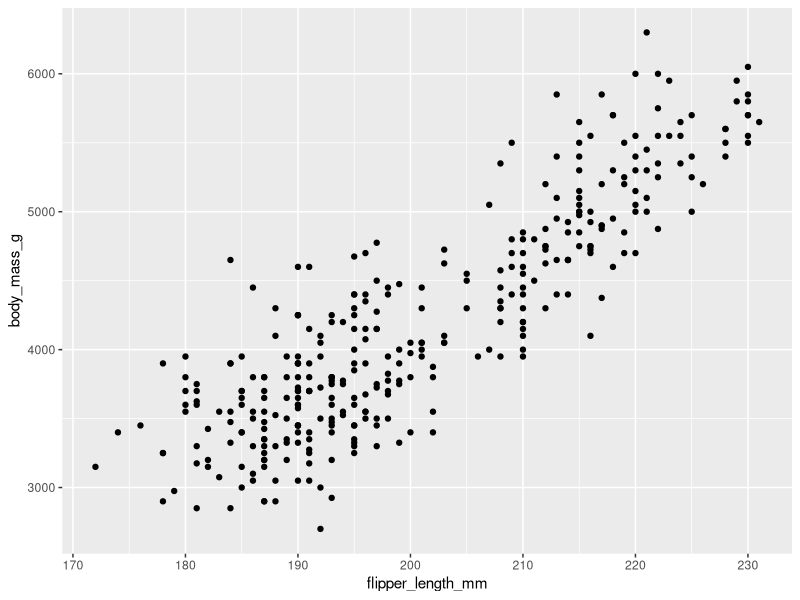
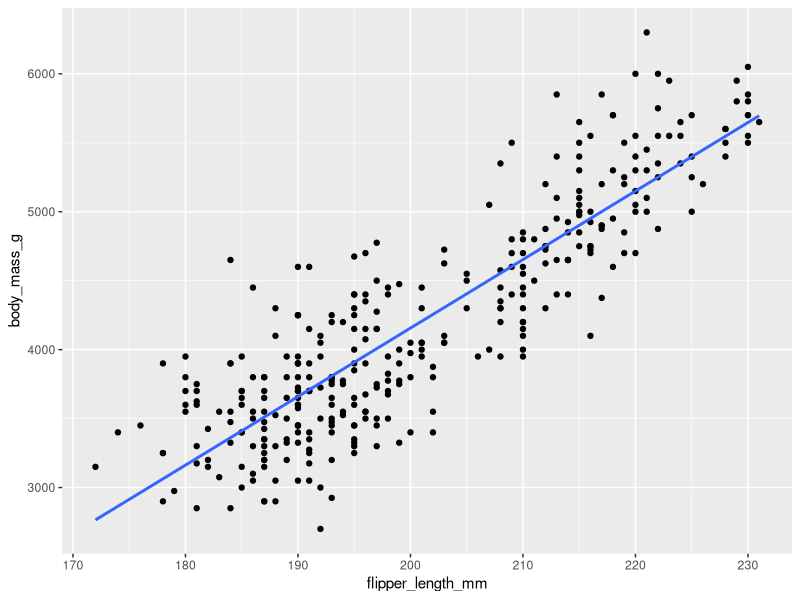

R code for these plots, in order:
# Load Packages
library(tidyverse)
library(palmerpenguins)

# View Data
View(penguins)

# Basic plot to check
ggplot(penguins, 
       aes(flipper_length_mm, body_mass_g))+
  geom_point()

plot_data <- penguins %>% 
  select(flipper_length_mm, body_mass_g) %>% 
  na.omit()

# Check correlation
cor(plot_data$body_mass_g,plot_data$flipper_length_mm)

# Overlay model

ggplot(plot_data, 
       aes(flipper_length_mm, body_mass_g))+
  geom_point()+
  geom_smooth(method = "lm",
              se = FALSE)

# Build model 
mass_mod <- lm(body_mass_g ~ flipper_length_mm, data = plot_data) 

# Build function to predict with model
pred <- function(model, value){
  return(model$coefficients[1]+value*model$coefficients[2])
}

pred(mass_mod, 200)

# Assignment: Try to predict body mass from bill length